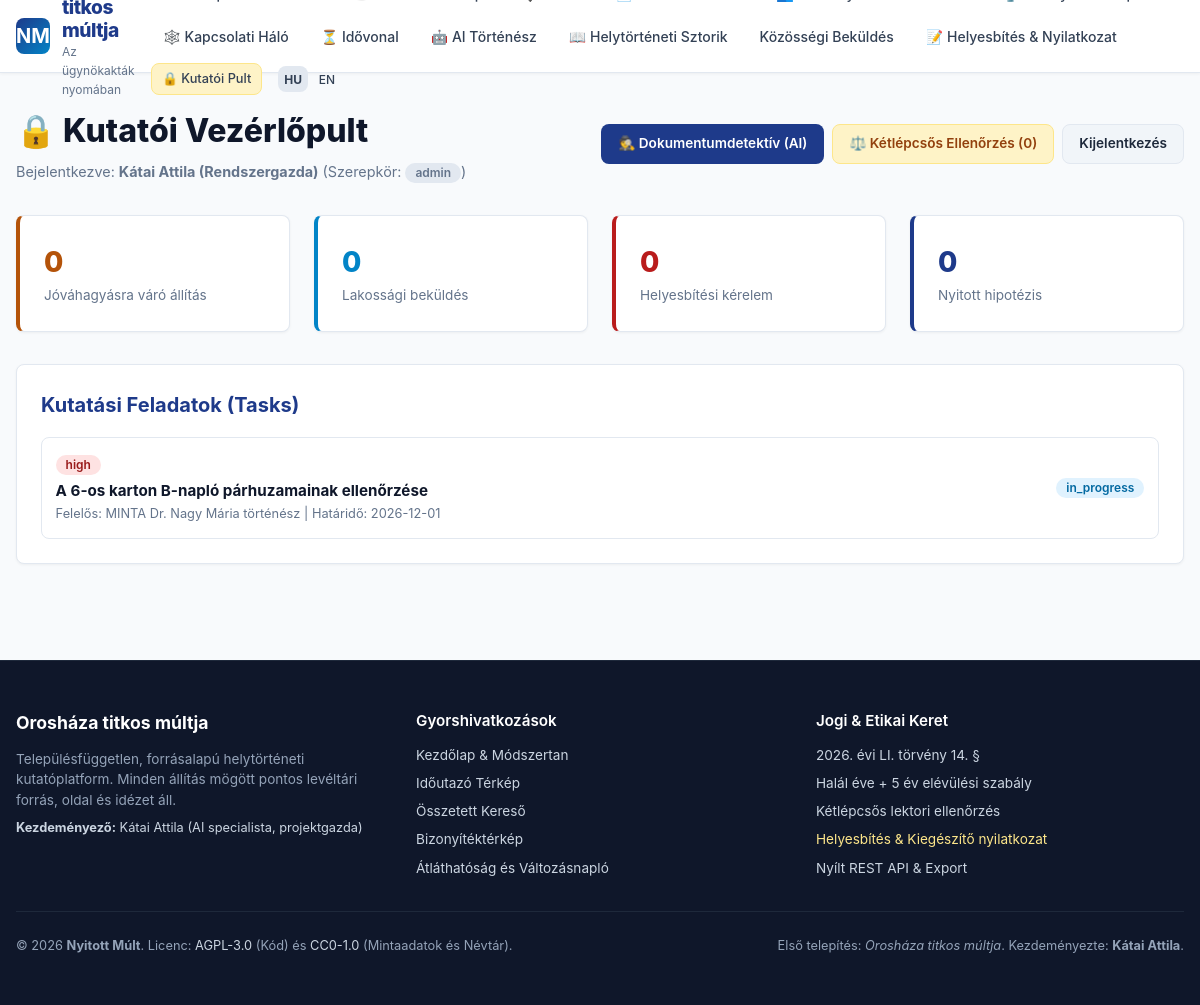
/kutato (signed in), run on the app's committed database.
### tables this page shows
CREATE TABLE IF NOT EXISTS `research_tasks` (
  `id` CHAR(36) NOT NULL,
  `title` VARCHAR(255) NOT NULL,
  `priority` ENUM('low', 'medium', 'high', 'urgent') NOT NULL DEFAULT 'medium',
  `status` ENUM('todo', 'in_progress', 'done') NOT NULL DEFAULT 'todo',
  `assigned_to` CHAR(36) NULL,
  `related_doc_id` CHAR(36) NULL,
  `deadline` DATE NULL,
  `created_at` DATETIME NOT NULL DEFAULT CURRENT_TIMESTAMP,
  PRIMARY KEY (`id`),
  CONSTRAINT `fk_task_user` FOREIGN KEY (`assigned_to`) REFERENCES `users` (`id`) ON DELETE SET NULL,
  CONSTRAINT `fk_task_doc` FOREIGN KEY (`related_doc_id`) REFERENCES `source_documents` (`id`) ON DELETE SET NULL
);

CREATE TABLE IF NOT EXISTS `users` (
  `id` CHAR(36) NOT NULL,
  `username` VARCHAR(64) NOT NULL UNIQUE,
  `email` VARCHAR(191) NOT NULL UNIQUE,
  `password_hash` VARCHAR(255) NOT NULL,
  `role` ENUM('visitor', 'submitter', 'researcher', 'reviewer', 'admin') NOT NULL DEFAULT 'visitor',
  `full_name` VARCHAR(128) NOT NULL,
  `created_at` DATETIME NOT NULL DEFAULT CURRENT_TIMESTAMP,
  `updated_at` DATETIME NOT NULL DEFAULT CURRENT_TIMESTAMP ON UPDATE CURRENT_TIMESTAMP,
  PRIMARY KEY (`id`)
);

### public_html/index.php (called while the page is built, shortened)
<?php
require_once __DIR__ . '/src/Database.php';
require_once __DIR__ . '/src/Auth.php';
Router::dispatch();

### public_html/src/Auth.php (called while the page is built, shortened)
<?php
class Auth
{
    public static function check(): bool
    {
        return !empty($_SESSION['user_id']);
    }
    public static function user(): ?array
    {
        return [
            'id' => $_SESSION['user_id'],
            'username' => $_SESSION['username'] ?? '',
            'role' => $_SESSION['user_role'] ?? self::ROLE_VISITOR,
            'full_name' => $_SESSION['full_name'] ?? ''
        ];
    }
}

### public_html/src/Database.php (called while the page is built, shortened)
<?php
class Database
{
    private static ?PDO $instance = null;
    public static function getConnection(): ?PDO
    {
        if (self::$instance !== null) {
            return self::$instance;
        }
        try {
            $dsn = sprintf(
                'mysql:host=%s;port=%d;dbname=%s;charset=%s',
                DB_HOST,
                DB_PORT,
                DB_NAME,
                DB_CHARSET
            );
            $options = [
                PDO::ATTR_ERRMODE => PDO::ERRMODE_EXCEPTION,
                PDO::ATTR_DEFAULT_FETCH_MODE => PDO::FETCH_ASSOC,
                PDO::ATTR_EMULATE_PREPARES => false,
                PDO::MYSQL_ATTR_INIT_COMMAND => "SET NAMES utf8mb4 COLLATE utf8mb4_unicode_ci"
            ];
            self::$instance = new PDO($dsn, DB_USER, DB_PASS, $options);
            return self::$instance;
        } catch (PDOException $e) {
            self::$lastError = $e->getMessage();
            error_log('[DB Error] ' . $e->getMessage());
            return null;
        }
    }
    public static function query(string $sql, array $params = []): array
    {
        $db = self::getConnection();
        $stmt = $db->prepare($sql);
        $stmt->execute($params);
        return $stmt->fetchAll();
    }
    public static function queryOne(string $sql, array $params = []): ?array
    {
        $rows = self::query($sql, $params);
        return !empty($rows) ? $rows[0] : null;
    }
}

### public_html/views/researcher/dashboard.php (the view, shortened to what this page needs)
<?php
$user = Auth::user();
$pendingClaims = Database::queryOne("SELECT COUNT(*) as c FROM claims WHERE status = 'javasolt'")['c'] ?? 0;
$pendingSubmissions = Database::queryOne("SELECT COUNT(*) as c FROM submissions WHERE moderation_status = 'pending'")['c'] ?? 0;
$pendingCorrections = Database::queryOne("SELECT COUNT(*) as c FROM correction_requests WHERE status = 'beerkett'")['c'] ?? 0;
$openHypotheses = Database::queryOne("SELECT COUNT(*) as c FROM hypotheses WHERE status = 'nyitott'")['c'] ?? 0;
$tasks = Database::query(
    "SELECT t.*, u.full_name as assignee_name
     FROM research_tasks t
     LEFT JOIN users u ON t.assigned_to = u.id
     ORDER BY t.priority DESC LIMIT 5"
);
include dirname(__DIR__) . '/layout/header.php';
?>
<div style="display: flex; justify-content: space-between; align-items: center; margin-bottom: 2rem; flex-wrap: wrap; gap: 1rem;">
    <div>
        <h1 style="font-size: 2rem; font-weight: 800; color: #0f172a; margin-bottom: 0.25rem;">
            🔒 Kutatói Vezérlőpult
        </h1>
        <p style="color: var(--text-muted); font-size: 0.9rem;">
            Bejelentkezve: <strong><?= htmlspecialchars($user['full_name']) ?></strong> (Szerepkör: <span class="badge" style="background: #e2e8f0;"><?= htmlspecialchars($user['role']) ?></span>)
        </p>
    </div>
    <div style="display: flex; gap: 0.5rem;">
        <a href="/kutato/detektiv" class="btn btn-primary" style="font-size: 0.85rem;">
            🕵️ Dokumentumdetektív (AI)
        </a>
        <a href="/kutato/ellenorzes" class="btn btn-warning" style="font-size: 0.85rem;">
            ⚖️ Kétlépcsős Ellenőrzés (<?= $pendingClaims ?>)
        </a>
        <a href="/kutato/login?action=logout" class="btn btn-secondary" style="font-size: 0.85rem;">
            Kijelentkezés
        </a>
    </div>
</div>
<div class="grid grid-cols-4" style="margin-bottom: 2rem;">
    <div class="card" style="border-left: 4px solid var(--warning);">
        <div style="font-size: 1.75rem; font-weight: 800; color: var(--warning);"><?= $pendingClaims ?></div>
        <div style="font-size: 0.85rem; color: var(--text-muted);">Jóváhagyásra váró állítás</div>
    </div>
    <div class="card" style="border-left: 4px solid var(--secondary);">
        <div style="font-size: 1.75rem; font-weight: 800; color: var(--secondary);"><?= $pendingSubmissions ?></div>
        <div style="font-size: 0.85rem; color: var(--text-muted);">Lakossági beküldés</div>
    </div>
    <div class="card" style="border-left: 4px solid var(--danger);">
        <div style="font-size: 1.75rem; font-weight: 800; color: var(--danger);"><?= $pendingCorrections ?></div>
        <div style="font-size: 0.85rem; color: var(--text-muted);">Helyesbítési kérelem</div>
    </div>
    <div class="card" style="border-left: 4px solid var(--primary);">
        <div style="font-size: 1.75rem; font-weight: 800; color: var(--primary);"><?= $openHypotheses ?></div>
        <div style="font-size: 0.85rem; color: var(--text-muted);">Nyitott hipotézis</div>
    </div>
</div>
<div class="card" style="margin-bottom: 2rem;">
    <h2 style="font-size: 1.25rem; font-weight: 700; color: var(--primary); margin-bottom: 1rem;">
        Kutatási Feladatok (Tasks)
    </h2>
    <div style="display: flex; flex-direction: column; gap: 0.75rem;">
        <?php foreach ($tasks as $t): ?>
            <div style="border: 1px solid var(--border); border-radius: var(--radius); padding: 0.85rem; display: flex; justify-content: space-between; align-items: center;">
                <div>
                    <span class="badge" style="background: <?= $t['priority'] === 'high' ? '#fee2e2; color: #991b1b;' : '#f1f5f9; color: #475569;' ?> margin-bottom: 0.25rem;">
                        <?= htmlspecialchars($t['priority']) ?>
                    </span>
                    <h3 style="font-size: 0.95rem; font-weight: 700; color: #0f172a;">
                        <?= htmlspecialchars($t['title']) ?>
                    </h3>
                    <div style="font-size: 0.8rem; color: var(--text-muted);">
                        Felelős: <?= htmlspecialchars($t['assignee_name'] ?? 'Nincs hozzárendelve') ?> | Határidő: <?= htmlspecialchars($t['deadline'] ?? 'Rugalmas') ?>
                    </div>
                </div>
                <span class="badge" style="background: #e0f2fe; color: #0369a1;">
                    <?= htmlspecialchars($t['status']) ?>
                </span>
            </div>
        <?php endforeach; ?>
    </div>
</div>
<?php include dirname(__DIR__) . '/layout/footer.php'; ?>

### public_html/assets/css/style.css (style rules this page uses)
:root { --primary: #1e3a8a; --primary-hover: #172554; --secondary: #0284c7; --accent: #b45309; --bg-main: #f8fafc; --bg-card: #ffffff; --text-main: #0f172a; --text-muted: #64748b; --border: #e2e8f0; --success: #15803d; --warning: #b45309; --danger: #b91c1c; --radius: 0.5rem; }
*, *::before, *::after { box-sizing: border-box; margin: 0; padding: 0; }
body { font-family: -apple-system, BlinkMacSystemFont, "Segoe UI", Roboto, "Helvetica Neue", Arial, sans-serif; background-color: var(--bg-main); color: var(--text-main); line-height: 1.6; min-height: 100vh; display: flex; flex-direction: column; }
.btn { display: inline-flex; align-items: center; justify-content: center; gap: 0.5rem; padding: 0.5rem 1rem; font-size: 0.875rem; font-weight: 600; border-radius: var(--radius); cursor: pointer; border: 1px solid transparent; text-decoration: none; transition: all 0.15s ease-in-out; }
.btn-primary { background-color: var(--primary); color: #ffffff; }
.btn-secondary { background-color: #f1f5f9; color: #1e293b; border-color: var(--border); }
.btn-warning { background-color: #fef3c7; color: #92400e; border-color: #fde68a; }
.card { background: var(--bg-card); border: 1px solid var(--border); border-radius: var(--radius); padding: 1.5rem; box-shadow: 0 1px 3px 0 rgba(0, 0, 0, 0.05); }
.badge { display: inline-flex; align-items: center; padding: 0.25rem 0.625rem; font-size: 0.75rem; font-weight: 600; border-radius: 9999px; line-height: 1; }
.grid { display: grid; gap: 1.5rem; }
.grid-cols-4 { grid-template-columns: repeat(4, minmax(0, 1fr)); }

### data on the page
research_tasks: priority "high", title "A 6-os karton B-napló párhuzamainak ellenőrzése", assigned_to.full_name "MINTA Dr. Nagy Mária történész", deadline "2026-12-01", status "in_progress"

### other printed values
$siteConfig['site']['subtitle'] "Az ügynökakták nyomában"
__('nav.network') "Kapcsolati Háló"
__('nav.timeline') "Idővonal"
__('nav.ai_historian') "AI Történész"
__('nav.stories') "Helytörténeti Sztorik"
__('nav.community') "Közösségi Beküldés"
__('nav.correction') "Helyesbítés & Nyilatkozat"
__('nav.researcher') "Kutatói Pult"
$user['full_name'] "Kátai Attila (Rendszergazda)"
$user['role'] "admin"
$pendingClaims "0"
$pendingSubmissions "0"
$pendingCorrections "0"
$openHypotheses "0"
$siteConfig['site']['name'] "Orosháza titkos múltja"
